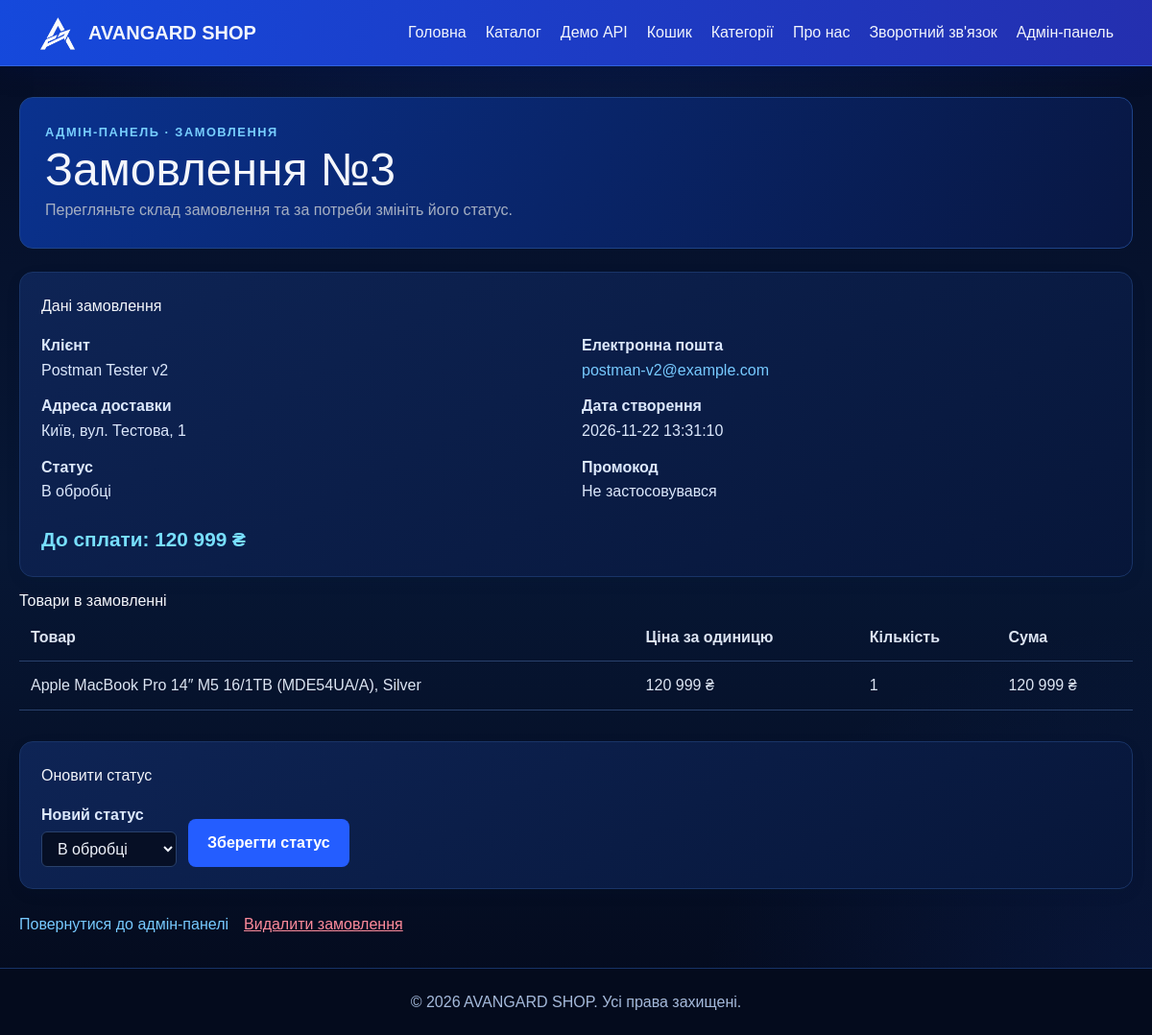
Screenshot of /admin/orders/3 with the database file from the repository.
### tables this page shows
CREATE TABLE orders (
    id          INTEGER PRIMARY KEY AUTOINCREMENT,
    client_id   INTEGER,
    customer_name TEXT NOT NULL,
    email       TEXT NOT NULL,
    address     TEXT NOT NULL,
    total_price REAL NOT NULL CHECK (total_price >= 0),
    promo_code  TEXT NOT NULL DEFAULT '',
    discount_amount REAL NOT NULL DEFAULT 0 CHECK (discount_amount >= 0),
    status      TEXT NOT NULL,
    created_at  TEXT NOT NULL,
    FOREIGN KEY (client_id) REFERENCES clients (id) ON DELETE SET NULL
);

CREATE TABLE order_items (
    id         INTEGER PRIMARY KEY AUTOINCREMENT,
    order_id   INTEGER NOT NULL,
    product_id INTEGER NOT NULL,
    quantity   INTEGER NOT NULL CHECK (quantity > 0),
    unit_price REAL NOT NULL CHECK (unit_price >= 0),
    FOREIGN KEY (order_id) REFERENCES orders (id) ON DELETE CASCADE,
    FOREIGN KEY (product_id) REFERENCES products (id) ON DELETE RESTRICT
);

CREATE TABLE products (
    id             INTEGER PRIMARY KEY AUTOINCREMENT,
    name           TEXT NOT NULL,
    category       TEXT NOT NULL,
    description    TEXT NOT NULL DEFAULT '',
    specifications TEXT NOT NULL DEFAULT '',
    price          REAL NOT NULL CHECK (price >= 0),
    image_url      TEXT NOT NULL DEFAULT '',
    is_available   INTEGER NOT NULL DEFAULT 1 CHECK (is_available IN (0, 1)),
    created_at     TEXT NOT NULL
);

### routes/admin.py (the view)
@admin_bp.route('/orders/<int:order_id>')
def order_details(order_id):
    order, items = models.get_order_details(order_id)
    if order is None:
        abort(404)
    return render_template(
        'order_details.html',
        order=order,
        items=items,
        statuses=models.ORDER_STATUSES,
    )

### app.py (called while the page is built)
@app.context_processor
def inject_globals():
    return {
        'current_year': datetime.now().year,
        'cart_count': sum(session.get('cart', {}).values()),
    }

### models.py (called while the page is built)
def get_db():
    if 'db' not in g:
        g.db = sqlite3.connect(current_app.config['DATABASE'])
        g.db.row_factory = sqlite3.Row
        g.db.execute('PRAGMA foreign_keys = ON')
    return g.db

def get_order_details(order_id):
    db = get_db()
    order = db.execute('SELECT * FROM orders WHERE id = ?', (order_id,)).fetchone()
    items = db.execute(
        '''SELECT p.name, oi.quantity, oi.unit_price,
                  (oi.quantity * oi.unit_price) AS subtotal
           FROM order_items AS oi
           JOIN products AS p ON p.id = oi.product_id
           WHERE oi.order_id = ? ORDER BY oi.id''',
        (order_id,),
    ).fetchall()
    return order, items

### templates/order_details.html (shortened to what this page needs)
{% extends "base.html" %}
{% block content %}
<section class="page-intro">
    <p class="eyebrow">АДМІН-ПАНЕЛЬ · ЗАМОВЛЕННЯ</p>
    <h1>Замовлення №{{ order['id'] }}</h1>
    <p>Перегляньте склад замовлення та за потреби змініть його статус.</p>
</section>
<section class="contact-card mt-6">
    <h2>Дані замовлення</h2>
    <dl class="mt-4 grid gap-3 sm:grid-cols-2">
        <div>
            <dt class="font-semibold">Клієнт</dt>
            <dd>{{ order['customer_name'] }}</dd>
        </div>
        <div>
            <dt class="font-semibold">Електронна пошта</dt>
            <dd><a href="mailto:{{ order['email'] }}">{{ order['email'] }}</a></dd>
        </div>
        <div>
            <dt class="font-semibold">Адреса доставки</dt>
            <dd>{{ order['address'] }}</dd>
        </div>
        <div>
            <dt class="font-semibold">Дата створення</dt>
            <dd>{{ order['created_at'] }}</dd>
        </div>
        <div>
            <dt class="font-semibold">Статус</dt>
            <dd>{{ order['status'] }}</dd>
        </div>
        <div>
            <dt class="font-semibold">Промокод</dt>
            <dd>
                {% if order['promo_code'] %}
                    {{ order['promo_code'] }}
                    — знижка {{ "{:,.0f}".format(order['discount_amount']).replace(",", " ") }} ₴
                {% else %}
                    Не застосовувався
                {% endif %}
            </dd>
        </div>
    </dl>
    <p class="price mt-5">
        До сплати: {{ "{:,.0f}".format(order['total_price']).replace(",", " ") }} ₴
    </p>
</section>
<section class="catalog-section">
    <h2>Товари в замовленні</h2>
    {% if items %}
    <div class="overflow-x-auto">
        <table class="w-full border-collapse">
            <thead>
                <tr class="border-b border-gray-300 text-left">
                    <th class="p-3">Товар</th>
                    <th class="p-3">Ціна за одиницю</th>
                    <th class="p-3">Кількість</th>
                    <th class="p-3">Сума</th>
                </tr>
            </thead>
            <tbody>
                {% for item in items %}
                <tr class="border-b border-gray-200">
                    <td class="p-3">{{ item['name'] }}</td>
                    <td class="p-3">
                        {{ "{:,.0f}".format(item['unit_price']).replace(",", " ") }} ₴
                    </td>
                    <td class="p-3">{{ item['quantity'] }}</td>
                    <td class="p-3">
                        {{ "{:,.0f}".format(item['subtotal']).replace(",", " ") }} ₴
                    </td>
                </tr>
                {% endfor %}
            </tbody>
        </table>
    </div>
    {% else %}
    <p>У замовленні немає товарів.</p>
    {% endif %}
</section>
<section class="contact-card mt-8">
    <h2>Оновити статус</h2>
    <form
        action="{{ url_for('admin.update_order_status', order_id=order['id']) }}"
        method="post"
        class="mt-4 flex flex-wrap items-end gap-3"
    >
        <div>
            <label for="status" class="mb-1 block font-semibold">Новий статус</label>
            <select
                id="status"
                name="status"
                required
                class="rounded-md border border-gray-300 px-3 py-2"
            >
                {% for status in statuses %}
                <option value="{{ status }}" {% if order['status'] == status %}selected{% endif %}>
                    {{ status }}
                </option>
                {% endfor %}
            </select>
        </div>
        <button type="submit" class="button" style="border: 0; cursor: pointer;">
            Зберегти статус
        </button>
    </form>
</section>
<div class="mt-6 flex flex-wrap gap-4">
    <a href="{{ url_for('admin.admin') }}">Повернутися до адмін-панелі</a>
    <form
        action="{{ url_for('admin.delete_order', order_id=order['id']) }}"
        method="post"
        onsubmit="return confirm('Видалити замовлення №{{ order['id'] }}?')"
    >
        <button type="submit" class="text-red-700 underline">
            Видалити замовлення
        </button>
    </form>
</div>
{% endblock %}

### static/css/style.css (style rules this page uses)
:root { font-family: Arial, sans-serif; color: #172033; background: #f3f6fb; font-synthesis: none; line-height: 1.6; }
* { box-sizing: border-box; }
body { margin: 0; min-width: 320px; min-height: 100vh; display: flex; flex-direction: column; }
a { color: #1769c2; }
.eyebrow { color: #5ba6f5; font-size: 0.8rem; font-weight: 800; letter-spacing: 0.12em; text-transform: uppercase; }
.button { display: inline-block; margin-top: 12px; padding: 12px 20px; color: #fff; background: #2155ed; border-radius: 8px; font-weight: 700; text-decoration: none; }
.highlights, .catalog-section, .about-content, .contact-grid, .category-grid { margin-top: 36px; }
.highlight-list article, .product-card, .category-card, .contact-card, .about-content { padding: 22px; background: #fff; border: 1px solid #dce3ed; border-radius: 14px; }
.product-card, .category-card, .contact-card { box-shadow: 0 5px 18px rgb(23 32 51 / 5%); }
.price { color: #1769c2; font-size: 1.3rem; font-weight: 800; }
.page-intro { padding: 28px 0 8px; }
.page-intro h1 { margin: 0; font-size: clamp(2rem, 5vw, 3rem); line-height: 1.2; }
:root { color-scheme: dark; color: #eef2fa; background: #050d25; }
body.theme-dark { color: #eef2fa; background: radial-gradient(ellipse 58rem 30rem at 50% -8%, rgb(24 83 220 / 24%), transparent 72%), radial-gradient(ellipse 40rem 36rem at 100% 100%, rgb(27 73 190 / 17%), transparent 74%), linear-gradient(180deg, #050d25 0%, #071735 52%, #040a1c 100%); background-attachment: fixed; }
body.theme-dark a { color: #77caff; }
body.theme-dark .page-intro { margin-bottom: 24px; padding: 26px; border: 1px solid #1e4388; border-radius: 14px; color: #eef2fa; background: linear-gradient(120deg, #0a328f, #081742); }
body.theme-dark .page-intro h1, body.theme-dark h2, body.theme-dark h3 { color: #f4f6fb; }
body.theme-dark .page-intro > p:not(.eyebrow), body.theme-dark .note { color: #a5afc2; }
body.theme-dark .eyebrow, body.theme-dark .product-type { color: #78cfff; }
body.theme-dark .highlight-list article, body.theme-dark .product-card, body.theme-dark .category-card, body.theme-dark .contact-card, body.theme-dark .about-content, body.theme-dark .catalog-section { color: #dce8fc; background: linear-gradient(150deg, #0e2455, #071639); border: 1px solid #193467; }
body.theme-dark .catalog-section { padding: 22px; border-radius: 14px; }
body.theme-dark .price { color: #78dfff; }
body.theme-dark .button { color: #fff; background: #245dff; }
body.theme-dark input:not([type="checkbox"]):not([type="radio"]), body.theme-dark select, body.theme-dark textarea { color: #eef2fa; background: #060f25; border-color: #243e6c; }
body.theme-dark table { color: #dce4f2; }
body.theme-dark td, body.theme-dark th, body.theme-dark .border-gray-200, body.theme-dark .border-gray-300 { border-color: #29416c; }
body.theme-dark .text-red-700 { color: #ff8b9b; }
body.theme-dark .catalog-section { margin-top: 12px; padding: 0; border: 0; border-radius: 0; background: transparent; }

### rows the page displays
orders: id "3", customer_name "Postman Tester v2", email "postman-v2@example.com", address "Київ, вул. Тестова, 1", created_at "2026-11-22 13:31:10", status "В обробці", total_price "120 999"
order_items: name "Apple MacBook Pro 14″ M5 16/1TB (MDE54UA/A), Silver", unit_price "120 999", quantity "1", subtotal "120 999"
